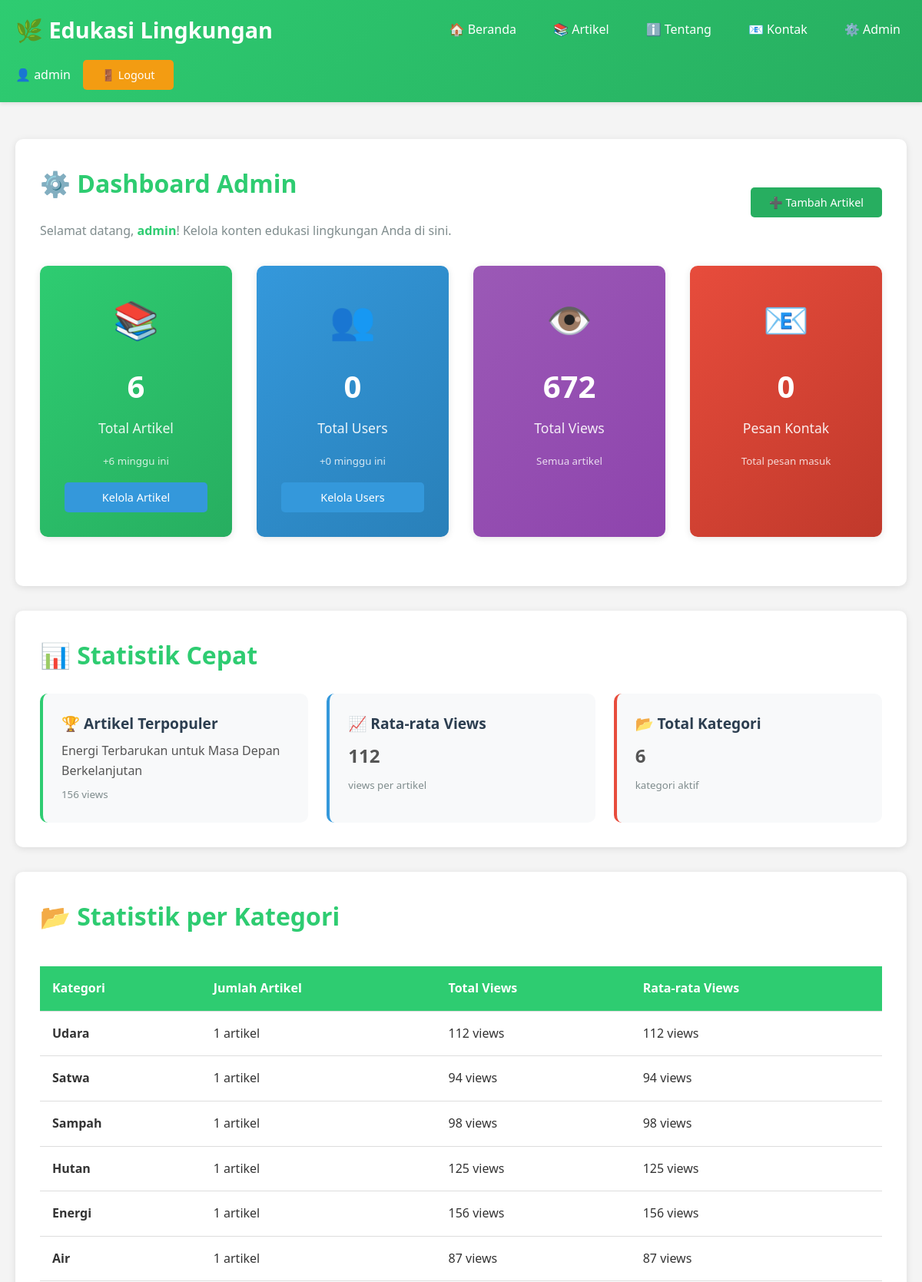
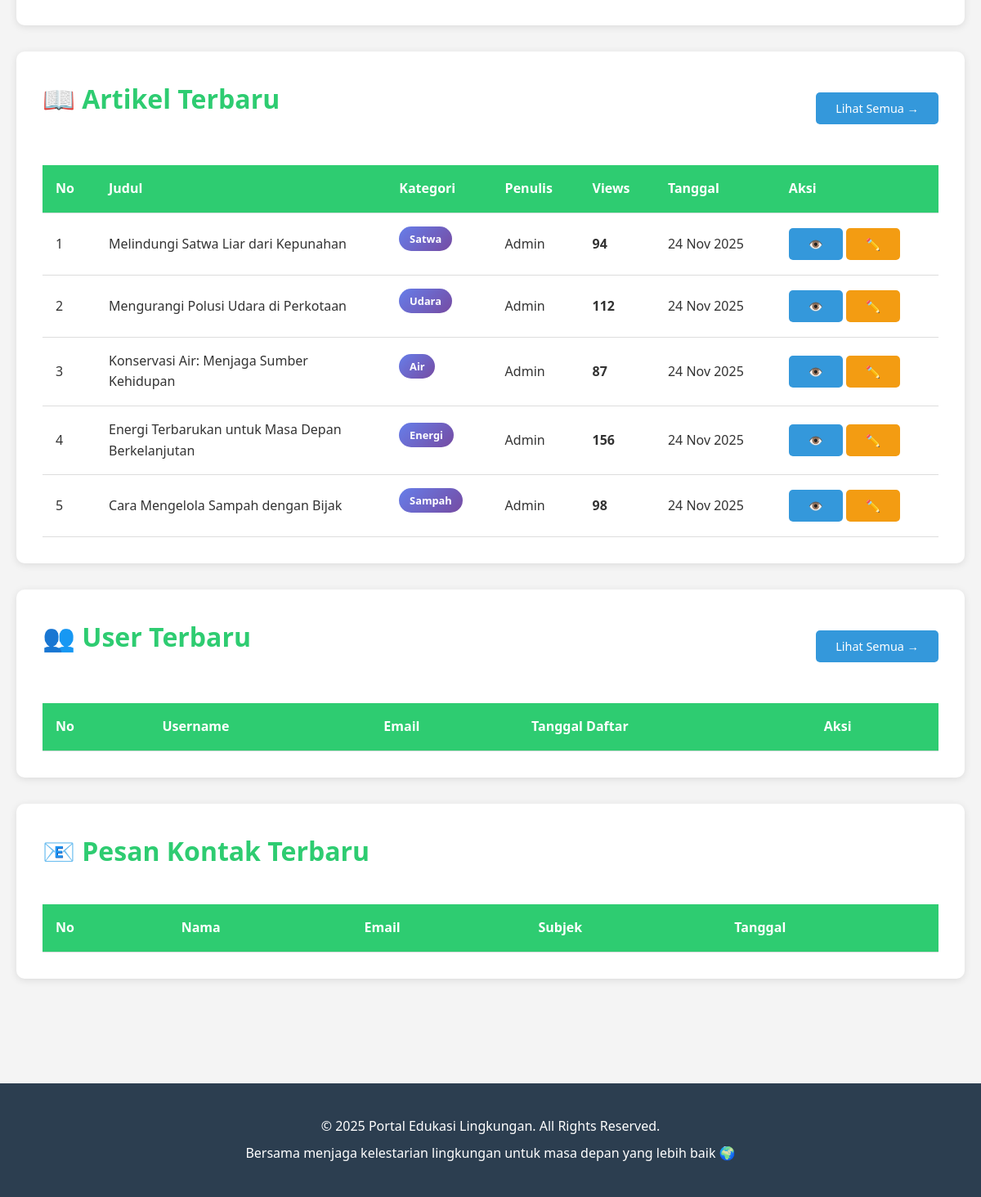
/admin/index.php (signed in), run on the app's committed database (2 pictures, top to bottom).
### tables this page shows
CREATE TABLE IF NOT EXISTS artikel (
    id INT AUTO_INCREMENT PRIMARY KEY,
    judul VARCHAR(255) NOT NULL,
    slug VARCHAR(255) NOT NULL UNIQUE,
    konten TEXT NOT NULL,
    penulis VARCHAR(100) NOT NULL,
    kategori VARCHAR(50) NOT NULL,
    views INT DEFAULT 0,
    created_at TIMESTAMP DEFAULT CURRENT_TIMESTAMP,
    updated_at TIMESTAMP DEFAULT CURRENT_TIMESTAMP ON UPDATE CURRENT_TIMESTAMP,
    INDEX idx_slug (slug),
    INDEX idx_kategori (kategori),
    INDEX idx_created_at (created_at)
);

### admin/index.php (the view, shortened to what this page needs)
<?php
$conn = getDBConnection();
$total_artikel = $conn->query("SELECT COUNT(*) as total FROM artikel")->fetch_assoc()['total'];
$total_users = $conn->query("SELECT COUNT(*) as total FROM users WHERE role='user'")->fetch_assoc()['total'];
$total_views = $conn->query("SELECT SUM(views) as total FROM artikel")->fetch_assoc()['total'];
$total_kontak = $conn->query("SELECT COUNT(*) as total FROM kontak")->fetch_assoc()['total'];
$artikel_minggu_ini = $conn->query("SELECT COUNT(*) as total FROM artikel WHERE WEEK(created_at) = WEEK(NOW())")->fetch_assoc()['total'];
$user_baru = $conn->query("SELECT COUNT(*) as total FROM users WHERE role='user' AND WEEK(created_at) = WEEK(NOW())")->fetch_assoc()['total'];
$top_artikel = $conn->query("SELECT judul, views FROM artikel ORDER BY views DESC LIMIT 1")->fetch_assoc();
$stats_kategori = $conn->query("SELECT kategori, COUNT(*) as jumlah, SUM(views) as total_views FROM artikel GROUP BY kategori ORDER BY jumlah DESC");
include '../includes/header.php';
?>
<main>
    <div class="container">
        <section class="content-section">
            <div style="display: flex; justify-content: space-between; align-items: center; flex-wrap: wrap; margin-bottom: 2rem;">
                <div>
                    <h2>⚙️ Dashboard Admin</h2>
                    <p style="color: #7f8c8d; margin-top: 0.5rem;">
                        Selamat datang, <strong style="color: #2ecc71;"><?php echo htmlspecialchars($_SESSION['username']); ?></strong>!
                        Kelola konten edukasi lingkungan Anda di sini.
                    </p>
                </div>
                <div style="display: flex; gap: 0.5rem;">
                    <a href="artikel/tambah.php" class="btn btn-success">➕ Tambah Artikel</a>
                </div>
            </div>
            <div class="dashboard-cards">
                <div class="dashboard-card" style="background: linear-gradient(135deg, #2ecc71 0%, #27ae60 100%); color: white;">
                    <div style="font-size: 3rem; margin-bottom: 1rem;">📚</div>
                    <h3 style="color: white;"><?php echo $total_artikel; ?></h3>
                    <p style="color: rgba(255,255,255,0.9);">Total Artikel</p>
                    <small style="color: rgba(255,255,255,0.8);">+<?php echo $artikel_minggu_ini; ?> minggu ini</small>
                    <a href="artikel/index.php" class="btn btn-primary" style="margin-top: 1rem; width: 100%;">Kelola Artikel</a>
                </div>
                <div class="dashboard-card" style="background: linear-gradient(135deg, #3498db 0%, #2980b9 100%); color: white;">
                    <div style="font-size: 3rem; margin-bottom: 1rem;">👥</div>
                    <h3 style="color: white;"><?php echo $total_users; ?></h3>
                    <p style="color: rgba(255,255,255,0.9);">Total Users</p>
                    <small style="color: rgba(255,255,255,0.8);">+<?php echo $user_baru; ?> minggu ini</small>
                    <a href="users/index.php" class="btn btn-primary" style="margin-top: 1rem; width: 100%;">Kelola Users</a>
                </div>
                <div class="dashboard-card" style="background: linear-gradient(135deg, #9b59b6 0%, #8e44ad 100%); color: white;">
                    <div style="font-size: 3rem; margin-bottom: 1rem;">👁️</div>
                    <h3 style="color: white;"><?php echo number_format($total_views ? $total_views : 0); ?></h3>
                    <p style="color: rgba(255,255,255,0.9);">Total Views</p>
                    <small style="color: rgba(255,255,255,0.8);">Semua artikel</small>
                </div>
                <div class="dashboard-card" style="background: linear-gradient(135deg, #e74c3c 0%, #c0392b 100%); color: white;">
                    <div style="font-size: 3rem; margin-bottom: 1rem;">📧</div>
                    <h3 style="color: white;"><?php echo $total_kontak; ?></h3>
                    <p style="color: rgba(255,255,255,0.9);">Pesan Kontak</p>
                    <small style="color: rgba(255,255,255,0.8);">Total pesan masuk</small>
                </div>
            </div>
        </section>
        <section class="content-section">
            <h2>📊 Statistik Cepat</h2>
            <div style="display: grid; grid-template-columns: repeat(auto-fit, minmax(300px, 1fr)); gap: 1.5rem;">
                <div style="padding: 1.5rem; background: #f8f9fa; border-radius: 10px; border-left: 4px solid #2ecc71;">
                    <h3 style="color: #2c3e50; font-size: 1.2rem; margin-bottom: 0.5rem;">🏆 Artikel Terpopuler</h3>
                    <p style="color: #555; margin-bottom: 0.3rem;"><?php echo htmlspecialchars($top_artikel['judul']); ?></p>
                    <small style="color: #7f8c8d;"><?php echo number_format($top_artikel['views']); ?> views</small>
                </div>
                <div style="padding: 1.5rem; background: #f8f9fa; border-radius: 10px; border-left: 4px solid #3498db;">
                    <h3 style="color: #2c3e50; font-size: 1.2rem; margin-bottom: 0.5rem;">📈 Rata-rata Views</h3>
                    <p style="color: #555; margin-bottom: 0.3rem; font-size: 1.5rem; font-weight: 600;">
                        <?php echo $total_artikel > 0 ? number_format($total_views / $total_artikel, 0) : 0; ?>
                    </p>
                    <small style="color: #7f8c8d;">views per artikel</small>
                </div>
                <div style="padding: 1.5rem; background: #f8f9fa; border-radius: 10px; border-left: 4px solid #e74c3c;">
                    <h3 style="color: #2c3e50; font-size: 1.2rem; margin-bottom: 0.5rem;">📂 Total Kategori</h3>
                    <p style="color: #555; margin-bottom: 0.3rem; font-size: 1.5rem; font-weight: 600;">
                        <?php echo $stats_kategori->num_rows; ?>
                    </p>
                    <small style="color: #7f8c8d;">kategori aktif</small>
                </div>
            </div>
        </section>
        <section class="content-section">
            <h2>📂 Statistik per Kategori</h2>
            <div style="overflow-x: auto;">
                <table>
                    <thead>
                        <tr>
                            <th>Kategori</th>
                            <th>Jumlah Artikel</th>
                            <th>Total Views</th>
                            <th>Rata-rata Views</th>
                        </tr>
                    </thead>
                    <tbody>
                        <?php while($stat = $stats_kategori->fetch_assoc()): ?>
                        <tr>
                            <td><strong><?php echo htmlspecialchars($stat['kategori']); ?></strong></td>
                            <td><?php echo $stat['jumlah']; ?> artikel</td>
                            <td><?php echo number_format($stat['total_views']); ?> views</td>
                            <td><?php echo number_format($stat['total_views'] / $stat['jumlah'], 0); ?> views</td>
                        </tr>
                        <?php endwhile; ?>
                    </tbody>
                </table>
            </div>
        </section>
        <section class="content-section">
            <div style="display: flex; justify-content: space-between; align-items: center; margin-bottom: 1rem;">
                <h2>📖 Artikel Terbaru</h2>
                <a href="artikel/index.php" class="btn btn-primary">Lihat Semua →</a>
            </div>
            <div style="overflow-x: auto;">
                <table>
                    <thead>
                        <tr>
                            <th>No</th>
                            <th>Judul</th>
                            <th>Kategori</th>
                            <th>Penulis</th>
                            <th>Views</th>
                            <th>Tanggal</th>
                            <th>Aksi</th>
                        </tr>
                    </thead>
                    <tbody>
                        <?php
                        $query = "SELECT * FROM artikel ORDER BY created_at DESC LIMIT 5";
                        $result = $conn->query($query);
                        $no = 1;
                        while($artikel = $result->fetch_assoc()):
                        ?>
                        <tr>
                            <td><?php echo $no++; ?></td>
                            <td style="max-width: 300px;"><?php echo htmlspecialchars($artikel['judul']); ?></td>
                            <td><span class="kategori-badge"><?php echo htmlspecialchars($artikel['kategori']); ?></span></td>
                            <td><?php echo htmlspecialchars($artikel['penulis']); ?></td>
                            <td><strong><?php echo number_format($artikel['views']); ?></strong></td>
                            <td><?php echo date('d M Y', strtotime($artikel['created_at'])); ?></td>
                            <td style="white-space: nowrap;">
                                <a href="../detail_artikel.php?slug=<?php echo $artikel['slug']; ?>"
                                   class="btn btn-primary" target="_blank" title="Lihat">👁️</a>
                                <a href="artikel/edit.php?id=<?php echo $artikel['id']; ?>"
                                   class="btn btn-warning" title="Edit">✏️</a>
                            </td>
                        </tr>
                        <?php endwhile; ?>
                    </tbody>
                </table>
            </div>
        </section>
        <section class="content-section">
            <div style="display: flex; justify-content: space-between; align-items: center; margin-bottom: 1rem;">
                <h2>👥 User Terbaru</h2>
                <a href="users/index.php" class="btn btn-primary">Lihat Semua →</a>
            </div>
            <div style="overflow-x: auto;">
                <table>
                    <thead>
                        <tr>
                            <th>No</th>
                            <th>Username</th>
                            <th>Email</th>
                            <th>Tanggal Daftar</th>
                            <th>Aksi</th>
                        </tr>
                    </thead>
                </table>
            </div>
        </section>
        <section class="content-section">
            <h2>📧 Pesan Kontak Terbaru</h2>
            <div style="overflow-x: auto;">
                <table>
                    <thead>
                        <tr>
                            <th>No</th>
                            <th>Nama</th>
                            <th>Email</th>
                            <th>Subjek</th>
                            <th>Tanggal</th>
                        </tr>
                    </thead>
                </table>
            </div>
        </section>
    </div>
</main>
<?php
include '../includes/footer.php';
?>

### assets/css/style.css (style rules this page uses)
* { margin: 0; padding: 0; box-sizing: border-box; }
body { font-family: 'Segoe UI', Tahoma, Geneva, Verdana, sans-serif; line-height: 1.6; color: #333; background-color: #f4f4f4; }
.container { max-width: 1200px; margin: 0 auto; padding: 0 20px; }
.btn { padding: 0.5rem 1.5rem; border: none; border-radius: 5px; cursor: pointer; text-decoration: none; display: inline-block; transition: all 0.3s; font-size: 0.9rem; font-weight: 500; }
.btn-primary { background: #3498db; color: white; }
.btn-success { background: #27ae60; color: white; }
.btn-warning { background: #f39c12; color: white; }
main { padding: 3rem 0; min-height: calc(100vh - 200px); }
.content-section { background: white; padding: 2rem; border-radius: 10px; box-shadow: 0 2px 10px rgba(0,0,0,0.1); margin-bottom: 2rem; animation: fadeIn 0.5s; }
h2 { color: #2ecc71; margin-bottom: 1.5rem; font-size: 2rem; }
h3 { color: #2c3e50; margin-bottom: 1rem; }
table { width: 100%; border-collapse: collapse; background: white; margin-top: 1rem; overflow-x: auto; display: block; }
@media (min-width: 768px) { table { display: table; } }
th, td { padding: 1rem; text-align: left; border-bottom: 1px solid #ddd; }
th { background: #2ecc71; color: white; font-weight: 600; }
.dashboard-cards { display: grid; grid-template-columns: repeat(auto-fit, minmax(250px, 1fr)); gap: 2rem; margin: 2rem 0; }
.dashboard-card { background: white; padding: 2rem; border-radius: 10px; box-shadow: 0 2px 10px rgba(0,0,0,0.1); text-align: center; transition: transform 0.3s; }
.dashboard-card h3 { color: #2ecc71; font-size: 2.5rem; margin-bottom: 0.5rem; }
.dashboard-card p { color: #7f8c8d; font-size: 1.1rem; margin-bottom: 1rem; }
.kategori-badge { display: inline-block; background: linear-gradient(135deg, #667eea 0%, #764ba2 100%); color: white; padding: 0.3rem 0.8rem; border-radius: 20px; font-size: 0.8rem; font-weight: 600; margin-bottom: 0.8rem; }
* { transition: background-color 0.3s ease, color 0.3s ease; }
a { transition: all 0.3s ease; }

### data on the page
artikel: judul "Energi Terbarukan untuk Masa Depan Berkelanjutan", views "156", kategori "Energi", penulis "Admin", created_at "24 Nov 2025"
artikel: judul "Melindungi Satwa Liar dari Kepunahan", kategori "Satwa", penulis "Admin", views "94", created_at "24 Nov 2025"
artikel: judul "Mengurangi Polusi Udara di Perkotaan", kategori "Udara", penulis "Admin", views "112", created_at "24 Nov 2025"
artikel: judul "Konservasi Air: Menjaga Sumber Kehidupan", kategori "Air", penulis "Admin", views "87", created_at "24 Nov 2025"
artikel: judul "Cara Mengelola Sampah dengan Bijak", kategori "Sampah", penulis "Admin", views "98", created_at "24 Nov 2025"

### other printed values
$_SESSION['username'] "admin"
$total_artikel "6"
$artikel_minggu_ini "6"
$total_users "0"
$user_baru "0"
$total_views ? $total_views : 0 "672"
$total_kontak "0"
$total_views / $total_artikel "112"
$stats_kategori->num_rows "6"
$stat['kategori'] "Udara"
$stat['jumlah'] "1"
$stat['total_views'] "112"
$stat['total_views'] / $stat['jumlah'] "112"
$stat['kategori'] "Satwa"
$stat['total_views'] "94"
